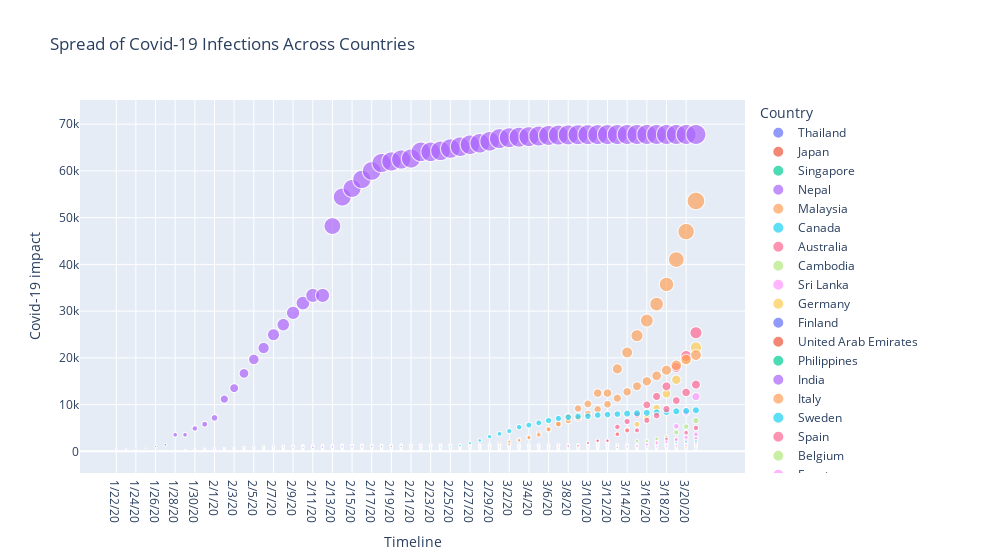

This figure's notebook cell:
### Code cell
# plotly ploty
most_current_timeline.analyze_covid_spread()
